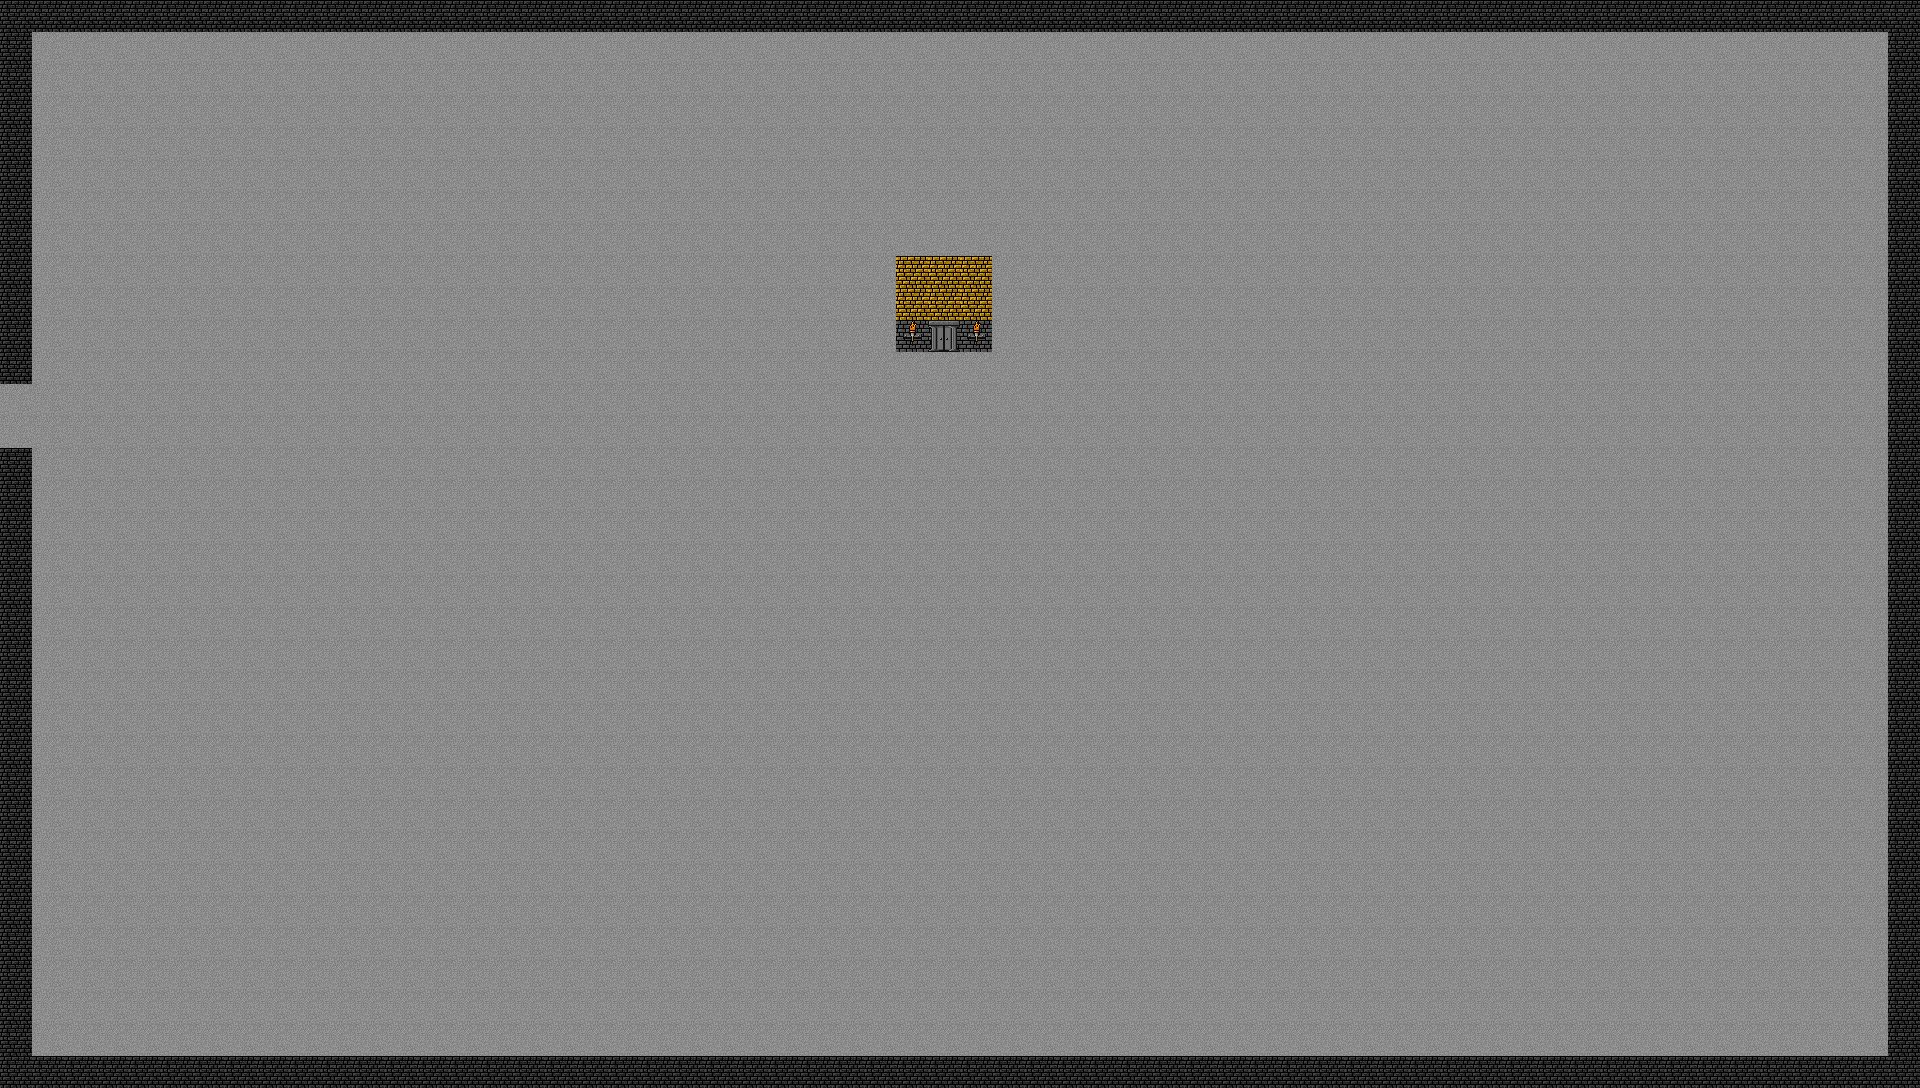

A level layout from a 2D game, rendered from its tile map. Below: a short description, then the map file with tile-grid data replaced by summaries:
An orthogonal 60x34 tile map with 32x32 px tiles, 2 tile layers (Base, Decorations), 7 tilesets and 6 objects.

<map version="1.0" orientation="orthogonal" width="60" height="34" tilewidth="32" tileheight="32">
 <tileset firstgid="1" source="../tilesets/Dungeon 1.tsx" />
 <tileset firstgid="91" source="../tilesets/Dungeon 2.tsx" />
 <tileset firstgid="235" source="../tilesets/Dungeon 3.tsx" />
 <tileset firstgid="352" source="../tilesets/Dungeon 4.tsx" />
 <tileset firstgid="523" source="../tilesets/Overworld 1.tsx" />
 <tileset firstgid="651" source="../tilesets/Overworld 2.tsx" />
 <tileset firstgid="787" source="../tilesets/Overworld 3.tsx" />
 <layer name="Base" width="60" height="34">
  <data>[2040 cells, 2040 non-empty, 3 distinct tile ids]</data>
 </layer>
 <layer name="Decorations" width="60" height="34">
  <data>[2040 cells, 9 non-empty, 3 distinct tile ids]</data>
 </layer>
 <objectgroup name="Objects" width="60" height="34" />
 <objectgroup name="Collision" width="60" height="34">
  <object x="896" y="257" width="95" height="95" />
  <object x="-19" y="-20" width="1937" height="51" />
  <object x="-13" y="-43" width="44" height="425" />
  <object x="-24" y="447" width="57" height="643" />
  <object x="1889" y="-39" width="52" height="1124" />
  <object x="-32" y="1055" width="1961" height="53" />
 </objectgroup>
</map>
